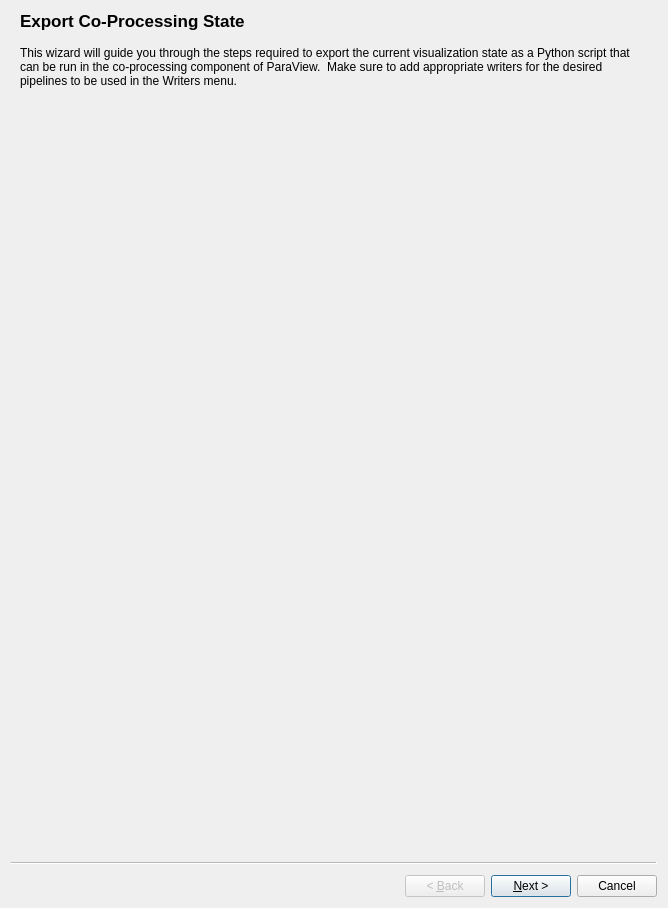
<?xml version="1.0" encoding="UTF-8"?>
<ui version="4.0">
 <class>ExportStateWizard</class>
 <widget class="QWizard" name="ExportStateWizard">
  <property name="geometry">
   <rect>
    <x>0</x>
    <y>0</y>
    <width>668</width>
    <height>908</height>
   </rect>
  </property>
  <property name="minimumSize">
   <size>
    <width>300</width>
    <height>320</height>
   </size>
  </property>
  <property name="windowTitle">
   <string>Export State</string>
  </property>
  <widget class="QWizardPage" name="wizardPage1">
   <property name="title">
    <string>Export Co-Processing State</string>
   </property>
   <attribute name="pageId">
    <string notr="true">0</string>
   </attribute>
   <layout class="QGridLayout" name="gridLayout">
    <item row="0" column="0">
     <widget class="QLabel" name="label">
      <property name="text">
       <string>This wizard will guide you through the steps required to export the current visualization state as a Python script that can be run in the co-processing component of ParaView.  Make sure to add appropriate writers for the desired pipelines to be used in the Writers menu.</string>
      </property>
      <property name="alignment">
       <set>Qt::AlignLeading|Qt::AlignLeft|Qt::AlignTop</set>
      </property>
      <property name="wordWrap">
       <bool>true</bool>
      </property>
     </widget>
    </item>
    <item row="1" column="0">
     <spacer name="verticalSpacer_2">
      <property name="orientation">
       <enum>Qt::Vertical</enum>
      </property>
      <property name="sizeHint" stdset="0">
       <size>
        <width>20</width>
        <height>40</height>
       </size>
      </property>
     </spacer>
    </item>
   </layout>
  </widget>
  <widget class="pqSGExportStateWizardPage2" name="wizardPage2">
   <property name="title">
    <string>Select Simulation Inputs</string>
   </property>
   <property name="subTitle">
    <string>Select the sources in this visualization that are inputs from the simulation. Use Ctrl to select multiple sources.</string>
   </property>
   <attribute name="pageId">
    <string notr="true">1</string>
   </attribute>
   <layout class="QGridLayout" name="gridLayout_2">
    <item row="0" column="0">
     <widget class="QCheckBox" name="showAllSources">
      <property name="toolTip">
       <string>&lt;html&gt;&lt;head/&gt;&lt;body&gt;&lt;p&gt;Only sources that correspond to inputs from the simulation should be added.&lt;/p&gt;&lt;/body&gt;&lt;/html&gt;</string>
      </property>
      <property name="text">
       <string>Show All Sources</string>
      </property>
     </widget>
    </item>
    <item row="1" column="0" rowspan="3">
     <widget class="QListWidget" name="allInputs">
      <property name="selectionMode">
       <enum>QAbstractItemView::ExtendedSelection</enum>
      </property>
     </widget>
    </item>
    <item row="1" column="1">
     <spacer name="verticalSpacer">
      <property name="orientation">
       <enum>Qt::Vertical</enum>
      </property>
      <property name="sizeHint" stdset="0">
       <size>
        <width>20</width>
        <height>128</height>
       </size>
      </property>
     </spacer>
    </item>
    <item row="1" column="2" rowspan="3">
     <widget class="QListWidget" name="simulationInputs">
      <property name="selectionMode">
       <enum>QAbstractItemView::ExtendedSelection</enum>
      </property>
     </widget>
    </item>
    <item row="2" column="1">
     <widget class="QPushButton" name="addButton">
      <property name="enabled">
       <bool>false</bool>
      </property>
      <property name="text">
       <string>Add</string>
      </property>
     </widget>
    </item>
    <item row="3" column="1">
     <widget class="QPushButton" name="removeButton">
      <property name="enabled">
       <bool>false</bool>
      </property>
      <property name="text">
       <string>Remove</string>
      </property>
     </widget>
    </item>
   </layout>
  </widget>
  <widget class="pqSGExportStateWizardPage3" name="wizardPage">
   <property name="title">
    <string>Name Simulation Inputs</string>
   </property>
   <property name="subTitle">
    <string>Assign names for the selected simulation inputs.</string>
   </property>
   <attribute name="pageId">
    <string notr="true">2</string>
   </attribute>
   <layout class="QGridLayout" name="gridLayout_3">
    <item row="0" column="0">
     <widget class="QTableWidget" name="nameWidget">
      <property name="alternatingRowColors">
       <bool>true</bool>
      </property>
      <property name="selectionMode">
       <enum>QAbstractItemView::SingleSelection</enum>
      </property>
      <attribute name="horizontalHeaderStretchLastSection">
       <bool>true</bool>
      </attribute>
      <column>
       <property name="text">
        <string>Pipeline Name</string>
       </property>
      </column>
      <column>
       <property name="text">
        <string>Simulation Name</string>
       </property>
      </column>
     </widget>
    </item>
   </layout>
  </widget>
  <widget class="QWizardPage" name="wizardPage_2">
   <property name="title">
    <string>Configuration</string>
   </property>
   <property name="subTitle">
    <string>Select state configuration options.</string>
   </property>
   <layout class="QVBoxLayout" name="verticalLayout">
    <item>
     <widget class="QScrollArea" name="scrollArea">
      <property name="minimumSize">
       <size>
        <width>620</width>
        <height>0</height>
       </size>
      </property>
      <property name="widgetResizable">
       <bool>true</bool>
      </property>
      <widget class="QWidget" name="scrollAreaWidgetContents">
       <property name="geometry">
        <rect>
         <x>0</x>
         <y>0</y>
         <width>622</width>
         <height>758</height>
        </rect>
       </property>
       <layout class="QVBoxLayout" name="verticalLayout_2">
        <item>
         <layout class="QFormLayout" name="formLayout_2">
          <property name="fieldGrowthPolicy">
           <enum>QFormLayout::AllNonFixedFieldsGrow</enum>
          </property>
          <property name="labelAlignment">
           <set>Qt::AlignLeading|Qt::AlignLeft|Qt::AlignVCenter</set>
          </property>
          <property name="formAlignment">
           <set>Qt::AlignLeading|Qt::AlignLeft|Qt::AlignTop</set>
          </property>
          <item row="0" column="0">
           <widget class="QLabel" name="label_3">
            <property name="text">
             <string>Live Visualization</string>
            </property>
           </widget>
          </item>
          <item row="0" column="1">
           <widget class="QCheckBox" name="liveViz">
            <property name="text">
             <string/>
            </property>
           </widget>
          </item>
          <item row="1" column="0">
           <widget class="QLabel" name="label_5">
            <property name="text">
             <string>Output rendering components i.e. views</string>
            </property>
           </widget>
          </item>
          <item row="1" column="1">
           <widget class="QCheckBox" name="outputRendering">
            <property name="enabled">
             <bool>true</bool>
            </property>
            <property name="text">
             <string/>
            </property>
            <property name="checked">
             <bool>false</bool>
            </property>
           </widget>
          </item>
          <item row="2" column="0">
           <widget class="QLabel" name="label_4">
            <property name="text">
             <string>Output to Cinema</string>
            </property>
           </widget>
          </item>
          <item row="2" column="1">
           <layout class="QHBoxLayout" name="horizontalLayout">
            <item>
             <widget class="QCheckBox" name="outputCinema">
              <property name="text">
               <string/>
              </property>
             </widget>
            </item>
           </layout>
          </item>
          <item row="4" column="0">
           <widget class="QLabel" name="laRescaleDataRange">
            <property name="text">
             <string>Rescale to Data Range</string>
            </property>
           </widget>
          </item>
          <item row="4" column="1">
           <widget class="QCheckBox" name="rescaleDataRange">
            <property name="enabled">
             <bool>true</bool>
            </property>
            <property name="toolTip">
             <string>Check to rescale the data range every outputted time step.</string>
            </property>
            <property name="whatsThis">
             <string>Check to rescale the data range every outputted time step.</string>
            </property>
            <property name="layoutDirection">
             <enum>Qt::LeftToRight</enum>
            </property>
            <property name="text">
             <string/>
            </property>
           </widget>
          </item>
          <item row="5" column="0">
           <widget class="QLabel" name="label_2">
            <property name="text">
             <string>Time compartment size</string>
            </property>
           </widget>
          </item>
          <item row="5" column="1">
           <widget class="QSpinBox" name="timeCompartmentSize">
            <property name="sizePolicy">
             <sizepolicy hsizetype="Preferred" vsizetype="Preferred">
              <horstretch>0</horstretch>
              <verstretch>0</verstretch>
             </sizepolicy>
            </property>
            <property name="maximumSize">
             <size>
              <width>100</width>
              <height>16777215</height>
             </size>
            </property>
            <property name="toolTip">
             <string>The number of processes working together on a specific time step.</string>
            </property>
            <property name="layoutDirection">
             <enum>Qt::RightToLeft</enum>
            </property>
            <property name="suffix">
             <string/>
            </property>
            <property name="prefix">
             <string/>
            </property>
            <property name="minimum">
             <number>1</number>
            </property>
            <property name="maximum">
             <number>1000</number>
            </property>
           </widget>
          </item>
          <item row="3" column="0">
           <widget class="QLabel" name="fileNamePaddingAmountLabel">
            <property name="text">
             <string>File Name Padding Amount</string>
            </property>
           </widget>
          </item>
          <item row="3" column="1">
           <widget class="QSpinBox" name="fileNamePaddingAmountSpinBox">
            <property name="maximumSize">
             <size>
              <width>100</width>
              <height>16777215</height>
             </size>
            </property>
            <property name="layoutDirection">
             <enum>Qt::RightToLeft</enum>
            </property>
            <property name="maximum">
             <number>10</number>
            </property>
           </widget>
          </item>
         </layout>
        </item>
        <item>
         <widget class="pqExportViewSelection" name="wViewSelection" native="true">
          <property name="sizePolicy">
           <sizepolicy hsizetype="Expanding" vsizetype="Expanding">
            <horstretch>0</horstretch>
            <verstretch>0</verstretch>
           </sizepolicy>
          </property>
          <property name="minimumSize">
           <size>
            <width>0</width>
            <height>200</height>
           </size>
          </property>
          <property name="layoutDirection">
           <enum>Qt::LeftToRight</enum>
          </property>
         </widget>
        </item>
        <item>
         <widget class="pqCinemaTrackSelection" name="wCinemaTrackSelection" native="true">
          <property name="sizePolicy">
           <sizepolicy hsizetype="Expanding" vsizetype="Expanding">
            <horstretch>0</horstretch>
            <verstretch>0</verstretch>
           </sizepolicy>
          </property>
          <property name="minimumSize">
           <size>
            <width>0</width>
            <height>200</height>
           </size>
          </property>
         </widget>
        </item>
       </layout>
      </widget>
     </widget>
    </item>
   </layout>
  </widget>
 </widget>
 <customwidgets>
  <customwidget>
   <class>pqExportViewSelection</class>
   <extends>QWidget</extends>
   <header>pqExportViewSelection.h</header>
   <container>1</container>
  </customwidget>
  <customwidget>
   <class>pqCinemaTrackSelection</class>
   <extends>QWidget</extends>
   <header>pqCinemaTrackSelection.h</header>
   <container>1</container>
  </customwidget>
  <customwidget>
   <class>pqSGExportStateWizardPage2</class>
   <extends>QWizardPage</extends>
   <header>QWizardPage</header>
   <container>1</container>
  </customwidget>
  <customwidget>
   <class>pqSGExportStateWizardPage3</class>
   <extends>QWizardPage</extends>
   <header>QWizardPage</header>
   <container>1</container>
  </customwidget>
 </customwidgets>
 <resources/>
 <connections/>
</ui>
